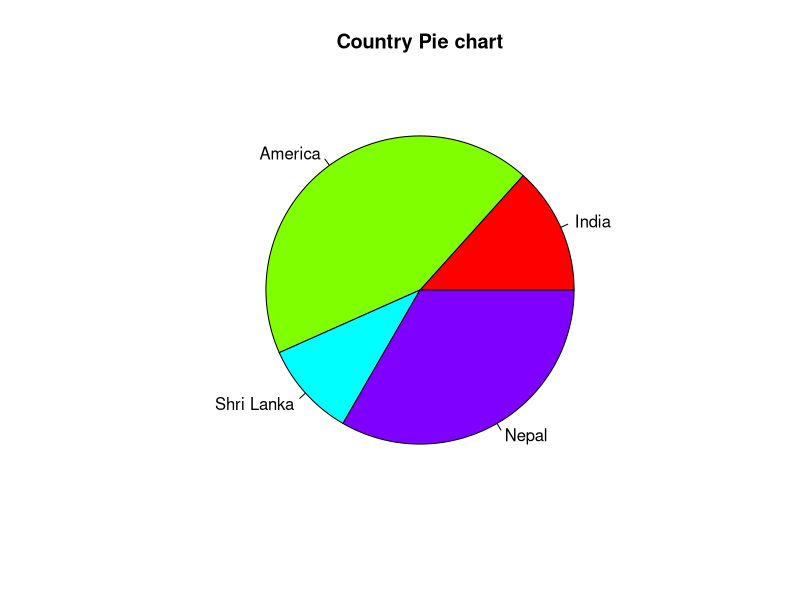

Source code (R):
x<- c(20, 65, 15, 50)
labels <- c("India", "America", "Shri Lanka", "Nepal")

png(file = "title_color.jpg")

pie(x,labels,main="Country Pie chart",col=rainbow(length(x)))

dev.off()
